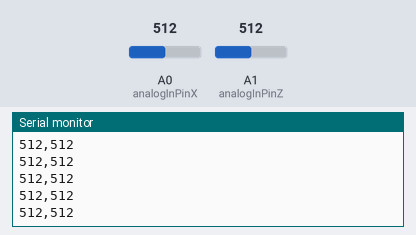
This sketch was run on a simulated Arduino Uno, built with avr-gcc and run on an emulated ATmega328P. On the bench: the last lines printed to the serial monitor. Inputs (shaded band) come from the test bench; at power-on: A0 (analogInPinX) = 512, A1 (analogInPinZ) = 512.

Above: at 1.2 s.
1.3 s: A0 (analogInPinX) set to 716
At 2.4 s:
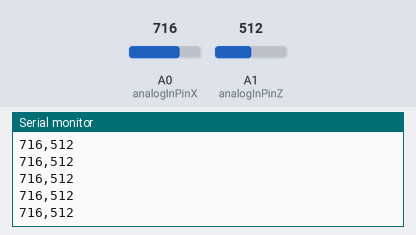
4.3 s: A1 (analogInPinZ) set to 716
At 5.3 s:
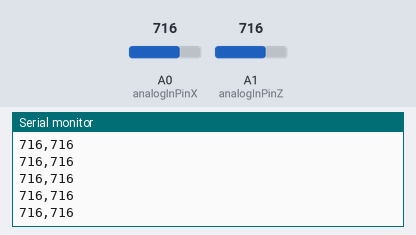
5.8 s: A0 (analogInPinX) set to 900
Timing chart, 0 to 6.4 s (numbered marks = the images above; inputs shaded):
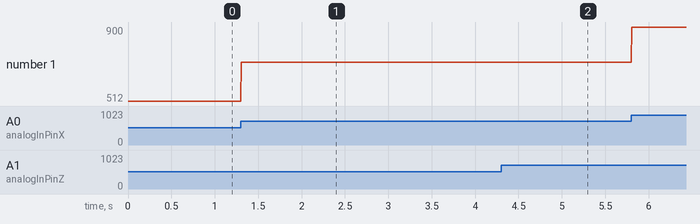

Measured:
- after the input at 1.3 s, the serial monitor: prints a new line at once (image 1)
- after the input at 4.3 s, the serial monitor: prints a new line at once (image 2)
- plotted number 1: 512 → 716 after the input at 1.3 s, 716 → 900 after the input at 5.8 s

The sketch:

ReadXZAnalog.ino
```cpp
const int analogInPinX = A0;
const int analogInPinZ = A1;

int sensorValueX = 0;
int sensorValueZ = 0;

void setup() {
  Serial.begin(115200);
}

void loop() {
  // put your main code here, to run repeatedly:
  sensorValueX = analogRead(analogInPinX);
  sensorValueZ = analogRead(analogInPinZ);

    // print the results to the Serial Monitor:
  //Serial.print("X = ");
  Serial.print(sensorValueX);
  Serial.print(",");
  //Serial.print("Z = ");
  Serial.println(sensorValueZ);

  // Allow 2 ms or so for the ADC to reset
  delay(2);
}
```
